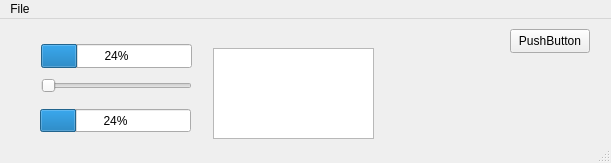
<?xml version="1.0" encoding="UTF-8"?>
<ui version="4.0">
 <class>MainWindow</class>
 <widget class="QMainWindow" name="MainWindow">
  <property name="geometry">
   <rect>
    <x>0</x>
    <y>0</y>
    <width>611</width>
    <height>163</height>
   </rect>
  </property>
  <property name="windowTitle">
   <string>MainWindow</string>
  </property>
  <widget class="QWidget" name="centralwidget">
   <widget class="QPushButton" name="pushButton">
    <property name="geometry">
     <rect>
      <x>510</x>
      <y>10</y>
      <width>80</width>
      <height>24</height>
     </rect>
    </property>
    <property name="text">
     <string>PushButton</string>
    </property>
   </widget>
   <widget class="QProgressBar" name="progressBar">
    <property name="geometry">
     <rect>
      <x>41</x>
      <y>25</y>
      <width>151</width>
      <height>24</height>
     </rect>
    </property>
    <property name="value">
     <number>24</number>
    </property>
   </widget>
   <widget class="QSlider" name="horizontalSlider">
    <property name="geometry">
     <rect>
      <x>41</x>
      <y>59</y>
      <width>151</width>
      <height>16</height>
     </rect>
    </property>
    <property name="orientation">
     <enum>Qt::Horizontal</enum>
    </property>
   </widget>
   <widget class="QProgressBar" name="progressBar_2">
    <property name="geometry">
     <rect>
      <x>40</x>
      <y>90</y>
      <width>151</width>
      <height>23</height>
     </rect>
    </property>
    <property name="value">
     <number>24</number>
    </property>
   </widget>
   <widget class="QPlainTextEdit" name="plainTextEdit">
    <property name="geometry">
     <rect>
      <x>213</x>
      <y>29</y>
      <width>161</width>
      <height>91</height>
     </rect>
    </property>
   </widget>
  </widget>
  <widget class="QMenuBar" name="menubar">
   <property name="geometry">
    <rect>
     <x>0</x>
     <y>0</y>
     <width>611</width>
     <height>21</height>
    </rect>
   </property>
   <widget class="QMenu" name="menuFile">
    <property name="title">
     <string>File</string>
    </property>
    <addaction name="actionNew_Window"/>
   </widget>
   <addaction name="menuFile"/>
  </widget>
  <widget class="QStatusBar" name="statusbar"/>
  <action name="actionNew_Window">
   <property name="text">
    <string>New Window</string>
   </property>
  </action>
 </widget>
 <resources/>
 <connections>
  <connection>
   <sender>pushButton</sender>
   <signal>clicked()</signal>
   <receiver>MainWindow</receiver>
   <slot>close()</slot>
   <hints>
    <hint type="sourcelabel">
     <x>519</x>
     <y>51</y>
    </hint>
    <hint type="destinationlabel">
     <x>185</x>
     <y>227</y>
    </hint>
   </hints>
  </connection>
 </connections>
</ui>
